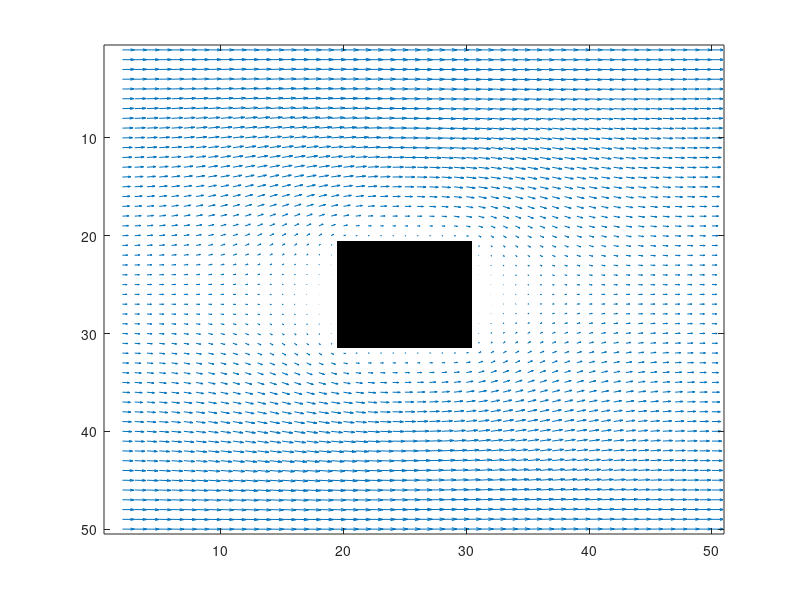

MATLAB code to generate this figure: (Note: this script raises an error after producing the figure.)
%--------------------------------
% Evaluates the flow around a block
%   Modified from Iain Haslam's code
%--------------------------------
% Franklin Hinckley
% 11 April 2016
%--------------------------------
% Comments from Ian Haslam's code for the possible states
%  c4  c3   c2  D2Q9 model. At each timestep, particle densities propagate
%    \  |  /    outwards in the directions indicated in the figure. An
%  c5 -c9 - c1  equivalent 'equilibrium' density is found, and the densities
%    /  |  \    relax towards that state, in a proportion governed by omega.
%  c6  c7   c8      Iain Haslam, March 2006.
%--------------------------------

%% Clean up
clearvars
close all
clc

%% Define time scale and initial density
omega = 1.0;    % = 1/tau where tau=relaxation time scale
density = 1.0;  % initial density

%% Define density weights
% These are the weights for equilibrium distribution
t1 = 4/9;   % Rest particle
t2 = 1/9;   % "Straight" directions
t3 = 1/36;  % Diagonal directions

% Set up c-squared scale factor
c_squ = 1/3;  

%% Boundaries
% Generate domain
x = linspace(0,2,50);
y = linspace(-0.5,0.5,50);
nx = length(x);
ny = length(y);

% Fill in wing boundaries
BOUND = zeros(length(y),length(x));
BOUND(20:30,20:30) = ones(11,11);

% Find matrix index of each occupied node
BOUND = fliplr(BOUND');
ON = find(BOUND); 

% There are nine possible states at each node, each "layer" in F tracks
%   one of the possible states
F = repmat(density/9,[nx ny 9]); 

% Mark equilibrium state
FEQ = F; 

% Get layer size
msize = nx*ny; 
CI = [0:msize:msize*7];

% Identify points at which the flow will reflect
TO_REFLECT = [ON+CI(1) ON+CI(2) ON+CI(3) ON+CI(4) ...
              ON+CI(5) ON+CI(6) ON+CI(7) ON+CI(8)];
REFLECTED =  [ON+CI(5) ON+CI(6) ON+CI(7) ON+CI(8) ...
              ON+CI(1) ON+CI(2) ON+CI(3) ON+CI(4)];
        
avu = 1;         % Average x-directed velocity (used to assess equilibrium)
prevavu = 1;     % Previous average velocity (used to assess equilibrium)
ts = 0;          % Time-step counter
deltaU = 1e-7;   % Velocity added to first row (left side) to drive simulation
numactivenodes = sum(sum(1-BOUND)); % double sum covers both dimensions

%% Main loop
% Runs at least 100 time steps,
%   terminates after either fixed iterations or at equilibrium
while ((ts < 5000) && (1e-10 < abs((prevavu-avu)/avu))) || (ts < 100)
    
    % Propagate positions based on state at each node
    F(:,:,4) = F([2:nx 1],[ny 1:ny-1],4);     % up and right
    F(:,:,3) = F(:,[ny 1:ny-1],3);            % right
    F(:,:,2) = F([nx 1:nx-1],[ny 1:ny-1],2);  % down and right
    F(:,:,5) = F([2:nx 1],:,5);               % up
    F(:,:,1) = F([nx 1:nx-1],:,1);            % propagate down
    F(:,:,6) = F([2:nx 1],[2:ny 1],6);        % up and left
    F(:,:,7) = F(:,[2:ny 1],7);               % left
    F(:,:,8) = F([nx 1:nx-1],[2:ny 1],8);     % down and left
    
    % Identify nodes to reflect (boundary points)
    BOUNCEDBACK = F(TO_REFLECT);
    
    % Sum across layers (3rd dimension of array) to get density at each node
    DENSITY = sum(F,3);
    
    % Calculate X velocity ("left" - "right")
    UX = (sum(F(:,:,[1 2 8]),3) - sum(F(:,:,[4 5 6]),3))./DENSITY;
    
    % Calculate Y velocity ("up" - "down")
    UY = (sum(F(:,:,[2 3 4]),3) - sum(F(:,:,[6 7 8]),3))./DENSITY;
    
    % Apply boundary conditions:
    % Add velocity to left side (row 1).
    % Set velocity and density at boundary points to zero.
    % Pre-compute squares, etc.
    UX(1,1:ny) = UX(1,1:ny) + deltaU; %Increase inlet pressure
    UX(ON) = 0; 
    UY(ON) = 0; 
    DENSITY(ON) = 0;
    U_SQU = UX.^2 + UY.^2; 
    U_C2  = UX + UY; 
    U_C4  = -UX + UY; 
    U_C6  = -U_C2; 
    U_C8  = -U_C4;
    
    % Calculate equilibrium distribution: stationary
    FEQ(:,:,9) = t1*DENSITY.*(1-U_SQU/(2*c_squ));
    
    % nearest-neighbours
    FEQ(:,:,1) = t2*DENSITY.*(1+UX/c_squ+0.5*(UX/c_squ).^2-U_SQU/(2*c_squ));
    FEQ(:,:,3) = t2*DENSITY.*(1+UY/c_squ+0.5*(UY/c_squ).^2-U_SQU/(2*c_squ));
    FEQ(:,:,5) = t2*DENSITY.*(1-UX/c_squ+0.5*(UX/c_squ).^2-U_SQU/(2*c_squ));
    FEQ(:,:,7) = t2*DENSITY.*(1-UY/c_squ+0.5*(UY/c_squ).^2-U_SQU/(2*c_squ));
    % next-nearest neighbours
    FEQ(:,:,2) = t3*DENSITY.*(1+U_C2/c_squ+0.5*(U_C2/c_squ).^2-U_SQU/(2*c_squ));
    FEQ(:,:,4) = t3*DENSITY.*(1+U_C4/c_squ+0.5*(U_C4/c_squ).^2-U_SQU/(2*c_squ));
    FEQ(:,:,6) = t3*DENSITY.*(1+U_C6/c_squ+0.5*(U_C6/c_squ).^2-U_SQU/(2*c_squ));
    FEQ(:,:,8) = t3*DENSITY.*(1+U_C8/c_squ+0.5*(U_C8/c_squ).^2-U_SQU/(2*c_squ));
    
    % Compute new particle velocities
    F = omega*FEQ + (1-omega)*F;
    
    % Bounce-back from boundaries
    F(REFLECTED) = BOUNCEDBACK;
    
    % Update time step and check for equilibrium
    prevavu = avu;
    avu = sum(sum(UX))/numactivenodes; 
    ts = ts+1;
end

%% Plot final state
figure
colormap(gray(2))
image(2-BOUND')
hold on
quiver(2:nx,1:ny,UX(2:nx,:)',UY(2:nx,:)')
h = streamline(2:nx,1:ny,UX(2:nx,:)',UY(2:nx,:)',2*ones(length(1:3:ny),1),1:3:ny);
for ii = 1:length(h)
    plot(h(ii).XData,h(ii).YData,'r');
end
title(['Flow field after ',num2str(ts),'\deltat'])
xlabel('x')
ylabel('y')